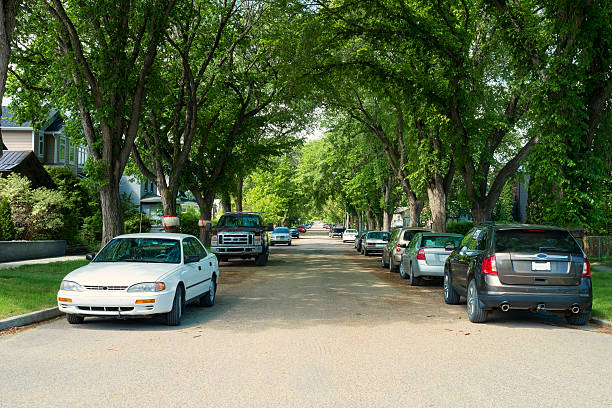
#> input picture data/road.jpg, 612 x 408 px
$ jupyter execute 01_image_processing_basics.ipynb
#> lines starting #> are read from the running program, lines starting #| are printed output that depends on the picture; after the words box and inside, x2 and y2 are one past the last pixel; in counts of white or black regions, pixels touching at a corner belong together
[cell 1]
import cv2
import numpy as np
import matplotlib.pyplot as plt

#load the image from the data folder
img = cv2.imread('../data/road.jpg')
#> img is the input picture: shape (408, 612, 3); mean B, G, R 80.3, 110.8, 98.3
img_rgb = cv2.cvtColor(img, cv2.COLOR_BGR2RGB) #for correct color in matplotlib

#grayscale conversion
gray = cv2.cvtColor(img, cv2.COLOR_BGR2GRAY)
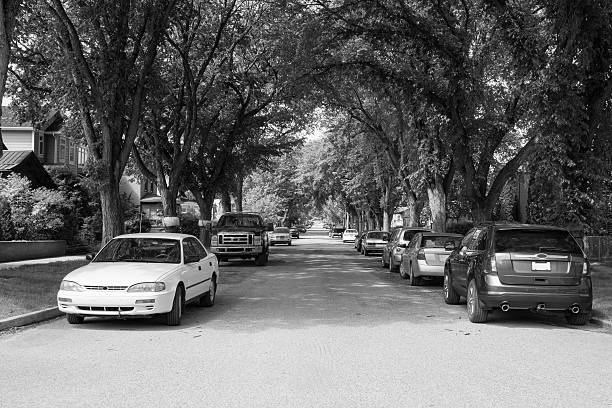
#> gray: shape (408, 612); min 0, max 255, mean 103.6
#math Y = 0.299R + 0.587G + 0.114B

#gaussian blur
blurred = cv2.GaussianBlur(gray, (5,5),0)
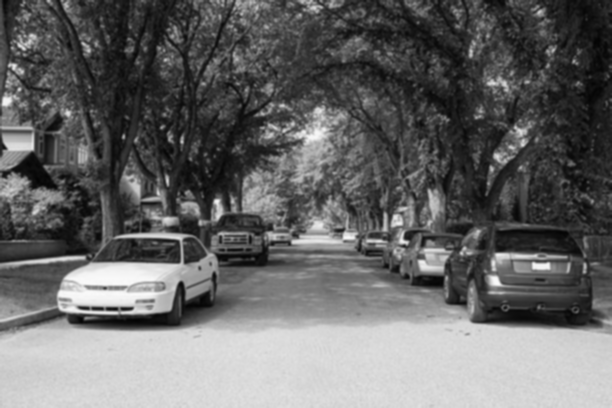
#> blurred: shape (408, 612); min 3, max 250, mean 103.6
#each pixel = weighted average of its neighbors via gaussian kernel

#edge dection using canny
edges = cv2.Canny(blurred, 50, 150)
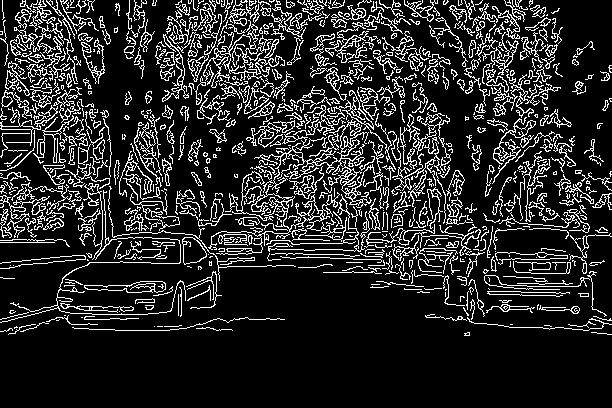
#> edges: shape (408, 612); 15.6% white in thin lines or dots, all inside (x1, y1, x2, y2) = (0, 0, 612, 336)
#uses gradient, sobel and hysterisis thresholding

#plot all images side by side
fig, axs = plt.subplots(1, 4, figsize = (20,5))
axs[0].imshow(img_rgb)
axs[0].set_title('original')

axs[1].imshow(gray)
axs[1].set_title('Grayscale')

axs[2].imshow(blurred)
axs[2].set_title('Gaussian Blur')

axs[3].imshow(edges)
axs[3].set_title('Canny Edges')

for ax in axs:
    ax.axis('off')
plt.tight_layout()
plt.show()
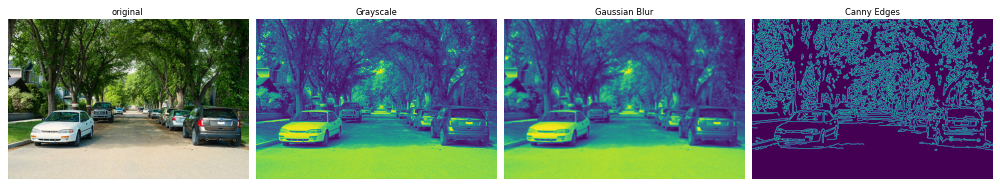
#> figure drawn by matplotlib, 4 panels
